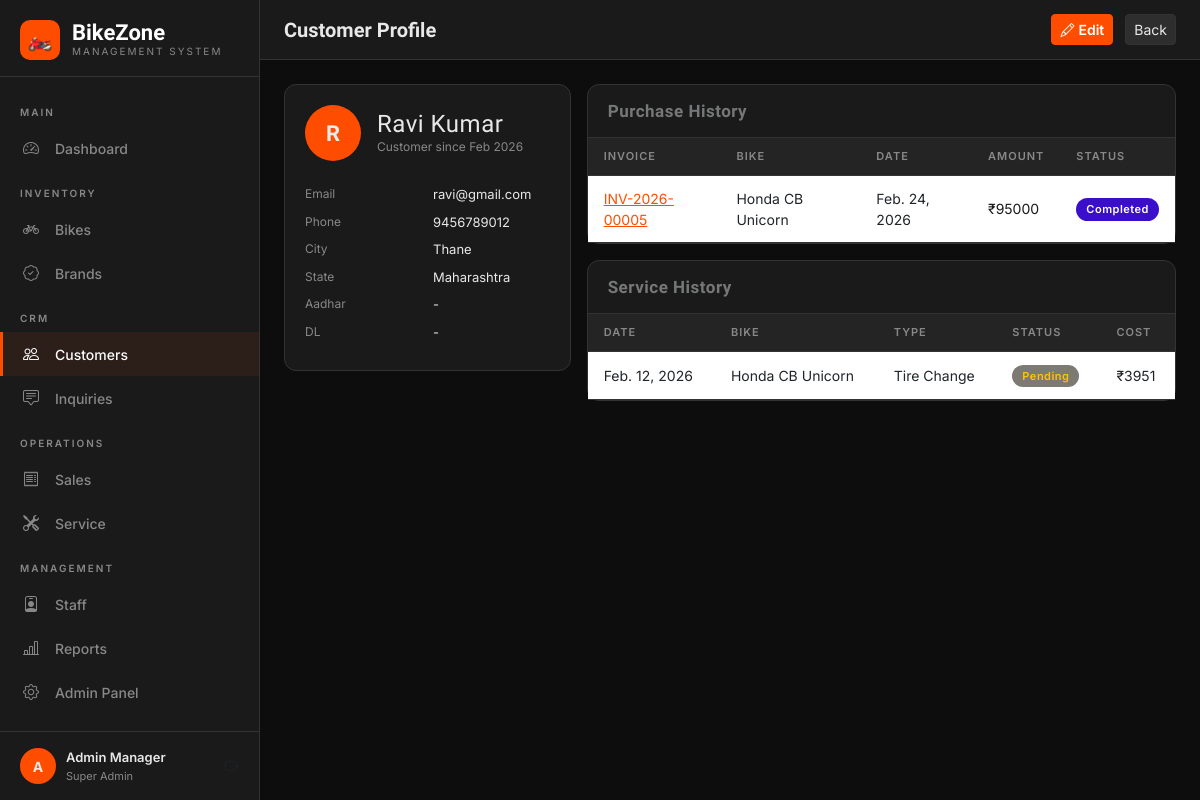
Screenshot of /customers/5/ (signed in) with the database file from the repository.
### showroom/models.py (models this page shows, shortened)
class Customer(models.Model):
    first_name = models.CharField(max_length=100)
    last_name = models.CharField(max_length=100)
    email = models.EmailField(unique=True)
    phone = models.CharField(max_length=20)
    address = models.TextField(blank=True)
    city = models.CharField(max_length=100, blank=True)
    state = models.CharField(max_length=100, blank=True)
    pincode = models.CharField(max_length=10, blank=True)
    aadhar_number = models.CharField(max_length=20, blank=True, verbose_name='Aadhar Number')
    driving_license = models.CharField(max_length=30, blank=True)
    date_of_birth = models.DateField(blank=True, null=True)
    created_at = models.DateTimeField(auto_now_add=True)
    def __str__(self):
        return f"{self.first_name} {self.last_name}"
    @property
    def full_name(self):
        return f"{self.first_name} {self.last_name}"
    class Meta:
        ordering = ['-created_at']

class Sale(models.Model):
    PAYMENT_CHOICES = [
        ('cash', 'Cash'),
        ('loan', 'Bank Loan'),
        ('emi', 'EMI'),
        ('card', 'Credit/Debit Card'),
        ('upi', 'UPI'),
    ]
    STATUS_CHOICES = [
        ('pending', 'Pending'),
        ('completed', 'Completed'),
        ('cancelled', 'Cancelled'),
    ]
    bike = models.ForeignKey(Bike, on_delete=models.CASCADE, related_name='sales')
    customer = models.ForeignKey(Customer, on_delete=models.CASCADE, related_name='purchases')
    salesperson = models.ForeignKey(User, on_delete=models.SET_NULL, null=True, related_name='sales')
    sale_date = models.DateField(default=timezone.now)
    selling_price = models.DecimalField(max_digits=12, decimal_places=2)
    discount = models.DecimalField(max_digits=10, decimal_places=2, default=0)
    payment_method = models.CharField(max_length=20, choices=PAYMENT_CHOICES)
    status = models.CharField(max_length=20, choices=STATUS_CHOICES, default='completed')
    notes = models.TextField(blank=True)
    invoice_number = models.CharField(max_length=50, unique=True, blank=True)
    created_at = models.DateTimeField(auto_now_add=True)
    @property
    def final_amount(self):
        return self.selling_price - self.discount
    class Meta:
        ordering = ['-created_at']

class Bike(models.Model):
    BIKE_TYPE_CHOICES = [
        ('sport', 'Sport'),
        ('cruiser', 'Cruiser'),
        ('adventure', 'Adventure'),
        ('naked', 'Naked/Street'),
        ('scooter', 'Scooter'),
        ('electric', 'Electric'),
        ('dirt', 'Dirt/Off-Road'),
        ('touring', 'Touring'),
    ]
    STATUS_CHOICES = [
        ('available', 'Available'),
        ('sold', 'Sold'),
        ('reserved', 'Reserved'),
        ('service', 'In Service'),
    ]
    brand = models.ForeignKey(Brand, on_delete=models.CASCADE, related_name='bikes')
    model_name = models.CharField(max_length=200)
    year = models.PositiveIntegerField()
    bike_type = models.CharField(max_length=20, choices=BIKE_TYPE_CHOICES)
    engine_cc = models.PositiveIntegerField(verbose_name='Engine (CC)')
    color = models.CharField(max_length=100)
    price = models.DecimalField(max_digits=12, decimal_places=2)
    mileage = models.DecimalField(max_digits=6, decimal_places=2, verbose_name='Mileage (kmpl)', blank=True, null=True)
    stock_quantity = models.PositiveIntegerField(default=1)
    status = models.CharField(max_length=20, choices=STATUS_CHOICES, default='available')
    image = models.ImageField(upload_to='bikes/', blank=True, null=True)
    description = models.TextField(blank=True)
    vin_number = models.CharField(max_length=50, unique=True, blank=True, null=True)
    created_at = models.DateTimeField(auto_now_add=True)
    updated_at = models.DateTimeField(auto_now=True)
    class Meta:
        ordering = ['-created_at']

class Brand(models.Model):
    name = models.CharField(max_length=100, unique=True)
    country = models.CharField(max_length=100, blank=True)
    logo = models.ImageField(upload_to='brands/', blank=True, null=True)
    description = models.TextField(blank=True)
    created_at = models.DateTimeField(auto_now_add=True)
    class Meta:
        ordering = ['name']

class ServiceRecord(models.Model):
    SERVICE_TYPE_CHOICES = [
        ('regular', 'Regular Service'),
        ('repair', 'Repair'),
        ('warranty', 'Warranty Claim'),
        ('inspection', 'Inspection'),
        ('tire', 'Tire Change'),
        ('battery', 'Battery Replacement'),
        ('oil', 'Oil Change'),
        ('other', 'Other'),
    ]
    STATUS_CHOICES = [
        ('pending', 'Pending'),
        ('in_progress', 'In Progress'),
        ('completed', 'Completed'),
        ('delivered', 'Delivered'),
    ]
    customer = models.ForeignKey(Customer, on_delete=models.CASCADE, related_name='service_records')
    bike = models.ForeignKey(Bike, on_delete=models.SET_NULL, null=True, blank=True)
    bike_model = models.CharField(max_length=200, help_text="If bike not in inventory, enter manually")
    service_type = models.CharField(max_length=20, choices=SERVICE_TYPE_CHOICES)
    status = models.CharField(max_length=20, choices=STATUS_CHOICES, default='pending')
    service_date = models.DateField(default=timezone.now)
    delivery_date = models.DateField(blank=True, null=True)
    mechanic_notes = models.TextField(blank=True)
    customer_complaint = models.TextField(blank=True)
    parts_cost = models.DecimalField(max_digits=10, decimal_places=2, default=0)
    labor_cost = models.DecimalField(max_digits=10, decimal_places=2, default=0)
    km_reading = models.PositiveIntegerField(verbose_name='KM Reading', blank=True, null=True)
    created_at = models.DateTimeField(auto_now_add=True)
    @property
    def total_cost(self):
        return self.parts_cost + self.labor_cost
    class Meta:
        ordering = ['-created_at']

### showroom/views.py (the view)
# urls.py: path('customers/<int:pk>/', views.customer_detail, name='customer_detail'),
@login_required
def customer_detail(request, pk):
    customer = get_object_or_404(Customer, pk=pk)
    sales = Sale.objects.filter(customer=customer).select_related('bike')
    services = ServiceRecord.objects.filter(customer=customer)
    return render(request, 'showroom/customers/detail.html', {
        'customer': customer, 'sales': sales, 'services': services
    })

### showroom/templates/showroom/customers/detail.html (shortened to what this page needs)
{% extends 'showroom/base.html' %}
{% block page_title %}Customer Profile{% endblock %}
{% block topbar_actions %}
<a href="{% url 'customer_edit' customer.pk %}" class="btn btn-primary btn-sm"><i class="bi bi-pencil me-1"></i>Edit</a>
<a href="{% url 'customer_list' %}" class="btn btn-dark btn-sm">Back</a>
{% endblock %}
{% block content %}
<div class="row g-3">
    <div class="col-lg-4">
        <div class="card mb-3">
            <div class="card-body">
                <div class="d-flex align-items-center gap-3 mb-4">
                    <div style="width:56px;height:56px;background:var(--primary);border-radius:50%;display:flex;align-items:center;justify-content:center;font-size:22px;font-weight:700;font-family:'Rajdhani',sans-serif">
                        {{ customer.first_name|first|upper }}
                    </div>
                    <div>
                        <h4 style="font-family:'Rajdhani',sans-serif;margin:0" >{{ customer.full_name }}</h4>
                        <div style="font-size:12px;color:var(--text-muted)">Customer since {{ customer.created_at|date:"M Y" }}</div>
                    </div>
                </div>
                <div class="mb-2 d-flex gap-2"><div style="color:var(--text-muted);font-size:12px;width:120px;flex-shrink:0">Email</div><div style="font-size:13px">{{ customer.email }}</div></div>
                <div class="mb-2 d-flex gap-2"><div style="color:var(--text-muted);font-size:12px;width:120px;flex-shrink:0">Phone</div><div style="font-size:13px">{{ customer.phone }}</div></div>
                <div class="mb-2 d-flex gap-2"><div style="color:var(--text-muted);font-size:12px;width:120px;flex-shrink:0">City</div><div style="font-size:13px">{{ customer.city|default:'-' }}</div></div>
                <div class="mb-2 d-flex gap-2"><div style="color:var(--text-muted);font-size:12px;width:120px;flex-shrink:0">State</div><div style="font-size:13px">{{ customer.state|default:'-' }}</div></div>
                <div class="mb-2 d-flex gap-2"><div style="color:var(--text-muted);font-size:12px;width:120px;flex-shrink:0">Aadhar</div><div style="font-size:13px">{{ customer.aadhar_number|default:'-' }}</div></div>
                <div class="mb-2 d-flex gap-2"><div style="color:var(--text-muted);font-size:12px;width:120px;flex-shrink:0">DL</div><div style="font-size:13px">{{ customer.driving_license|default:'-' }}</div></div>
            </div>
        </div>
    </div>
    <div class="col-lg-8">
        <div class="card mb-3">
            <div class="card-header"><h5 class="card-title">Purchase History</h5></div>
            <div class="table-responsive">
                <table class="table table-hover mb-0">
                    <thead><tr><th>Invoice</th><th>Bike</th><th>Date</th><th>Amount</th><th>Status</th></tr></thead>
                    <tbody>
                    {% for sale in sales %}
                    <tr>
                        <td><a href="{% url 'sale_detail' sale.pk %}" style="color:var(--primary)">{{ sale.invoice_number }}</a></td>
                        <td>{{ sale.bike.brand.name }} {{ sale.bike.model_name }}</td>
                        <td>{{ sale.sale_date }}</td>
                        <td style="color:var(--dark-2)">₹{{ sale.final_amount|floatformat:0 }}</td>
                        <td><span class="status-badge badge-{{ sale.status }}">{{ sale.get_status_display }}</span></td>
                    </tr>
                    {% empty %}
                    <tr><td colspan="5" class="text-center py-3" style="color:var(--text-muted)">No purchases</td></tr>
                    {% endfor %}
                    </tbody>
                </table>
            </div>
        </div>
        <div class="card">
            <div class="card-header"><h5 class="card-title">Service History</h5></div>
            <div class="table-responsive">
                <table class="table table-hover mb-0">
                    <thead><tr><th>Date</th><th>Bike</th><th>Type</th><th>Status</th><th>Cost</th></tr></thead>
                    <tbody>
                    {% for svc in services %}
                    <tr>
                        <td>{{ svc.service_date }}</td>
                        <td>{{ svc.bike_model }}</td>
                        <td>{{ svc.get_service_type_display }}</td>
                        <td><span class="status-badge badge-{{ svc.status }}">{{ svc.get_status_display }}</span></td>
                        <td>₹{{ svc.total_cost|floatformat:0 }}</td>
                    </tr>
                    {% empty %}
                    <tr><td colspan="5" class="text-center py-3" style="color:var(--text-muted)">No service records</td></tr>
                    {% endfor %}
                    </tbody>
                </table>
            </div>
        </div>
    </div>
</div>
{% endblock %}

### showroom/templates/showroom/base.html (shortened to what this page needs)
<!DOCTYPE html>
<html lang="en">
<head>
    <link href="https://cdn.jsdelivr.net/npm/bootstrap@5.3.0/dist/css/bootstrap.min.css" rel="stylesheet">
    <link href="https://cdn.jsdelivr.net/npm/bootstrap-icons@1.11.0/font/bootstrap-icons.css" rel="stylesheet">
</head>
<body>
{% if user.is_authenticated %}
<div class="sidebar">
    <div class="sidebar-brand">
        <div class="brand-icon">🏍️</div>
        <div>
            <div class="brand-name">BikeZone</div>
            <div class="brand-sub">Management System</div>
        </div>
    </div>
    <nav class="sidebar-nav">
        <div class="nav-section">Main</div>
        <a href="{% url 'dashboard' %}" class="nav-link {% if request.resolver_match.url_name == 'dashboard' %}active{% endif %}">
            <i class="bi bi-speedometer2"></i> Dashboard
        </a>
        <div class="nav-section">Inventory</div>
        <a href="{% url 'bike_list' %}" class="nav-link {% if 'bike' in request.resolver_match.url_name %}active{% endif %}">
            <i class="bi bi-bicycle"></i> Bikes
        </a>
        <a href="{% url 'brand_list' %}" class="nav-link {% if 'brand' in request.resolver_match.url_name %}active{% endif %}">
            <i class="bi bi-patch-check"></i> Brands
        </a>
        <div class="nav-section">CRM</div>
        <a href="{% url 'customer_list' %}" class="nav-link {% if 'customer' in request.resolver_match.url_name %}active{% endif %}">
            <i class="bi bi-people"></i> Customers
        </a>
        <a href="{% url 'inquiry_list' %}" class="nav-link {% if 'inquiry' in request.resolver_match.url_name %}active{% endif %}">
            <i class="bi bi-chat-square-text"></i> Inquiries
        </a>
        <div class="nav-section">Operations</div>
        <a href="{% url 'sale_list' %}" class="nav-link {% if 'sale' in request.resolver_match.url_name %}active{% endif %}">
            <i class="bi bi-receipt"></i> Sales
        </a>
        <a href="{% url 'service_list' %}" class="nav-link {% if 'service' in request.resolver_match.url_name %}active{% endif %}">
            <i class="bi bi-tools"></i> Service
        </a>
        <div class="nav-section">Management</div>
        <a href="{% url 'staff_list' %}" class="nav-link {% if 'staff' in request.resolver_match.url_name %}active{% endif %}">
            <i class="bi bi-person-badge"></i> Staff
        </a>
        <a href="{% url 'reports' %}" class="nav-link {% if request.resolver_match.url_name == 'reports' %}active{% endif %}">
            <i class="bi bi-bar-chart-line"></i> Reports
        </a>
        <a href="/admin/" class="nav-link" target="_blank">
            <i class="bi bi-gear"></i> Admin Panel
        </a>
    </nav>
    <div class="sidebar-footer">
        <div class="user-card">
            <div class="user-avatar">{{ user.first_name|first|upper|default:user.username|first|upper }}</div>
            <div>
                <div class="user-name">{{ user.get_full_name|default:user.username }}</div>
                <div class="user-role">
                    {% if user.is_superuser %}Super Admin{% else %}Staff{% endif %}
                </div>
            </div>
            <a href="{% url 'logout' %}" class="ms-auto text-muted" title="Logout">
                <i class="bi bi-box-arrow-right"></i>
            </a>
        </div>
    </div>
</div>
<div class="main-wrapper">
    <div class="topbar">
        <div>
            <div class="topbar-title">{% block page_title %}Dashboard{% endblock %}</div>
        </div>
        <div class="topbar-actions">
            {% block topbar_actions %}{% endblock %}
        </div>
    </div>
    <div class="main-content">
        {% block content %}{% endblock %}
    </div>
</div>
{% else %}
{% block auth_content %}{% endblock %}
{% endif %}
</body>
</html>

### rows the page displays
Customer: first_name|first "R", full_name "Ravi Kumar", created_at "Feb 2026", email "ravi@gmail.com", phone "9456789012", city "Thane", state "Maharashtra", aadhar_number "-", driving_license "-"
Sale: invoice_number "INV-2026-00005", bike.brand.name "Honda", bike.model_name "CB Unicorn", sale_date "Feb. 24, 2026", final_amount "95000", status "Completed"
ServiceRecord: service_date "Feb. 12, 2026", bike_model "Honda CB Unicorn", service_type "Tire Change", status "Pending", total_cost "3951"

### other values shown
{{ user.first_name|first|upper|default:user.username|first|upper }} "A"
{{ user.get_full_name|default:user.username }} "Admin Manager"
